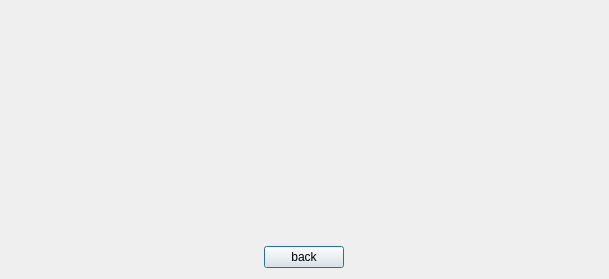
<?xml version="1.0" encoding="UTF-8"?>
<ui version="4.0">
 <class>picture_dialog</class>
 <widget class="QDialog" name="picture_dialog">
  <property name="geometry">
   <rect>
    <x>0</x>
    <y>0</y>
    <width>609</width>
    <height>279</height>
   </rect>
  </property>
  <property name="windowTitle">
   <string>Dialog</string>
  </property>
  <layout class="QVBoxLayout" name="verticalLayout_2">
   <item>
    <layout class="QVBoxLayout" name="verticalLayout">
     <property name="sizeConstraint">
      <enum>QLayout::SetMaximumSize</enum>
     </property>
     <item>
      <layout class="QHBoxLayout" name="horizontalLayout_3">
       <property name="leftMargin">
        <number>10</number>
       </property>
       <property name="topMargin">
        <number>0</number>
       </property>
       <item>
        <widget class="videopane" name="videoplyr_pane" native="true">
         <property name="sizePolicy">
          <sizepolicy hsizetype="Fixed" vsizetype="Preferred">
           <horstretch>0</horstretch>
           <verstretch>0</verstretch>
          </sizepolicy>
         </property>
         <property name="minimumSize">
          <size>
           <width>266</width>
           <height>200</height>
          </size>
         </property>
         <property name="layoutDirection">
          <enum>Qt::LeftToRight</enum>
         </property>
         <property name="autoFillBackground">
          <bool>false</bool>
         </property>
        </widget>
       </item>
      </layout>
     </item>
    </layout>
   </item>
   <item>
    <layout class="QHBoxLayout" name="horizontalLayout">
     <item>
      <widget class="QPushButton" name="back_btn">
       <property name="sizePolicy">
        <sizepolicy hsizetype="Fixed" vsizetype="Fixed">
         <horstretch>0</horstretch>
         <verstretch>0</verstretch>
        </sizepolicy>
       </property>
       <property name="text">
        <string>back</string>
       </property>
      </widget>
     </item>
    </layout>
   </item>
  </layout>
 </widget>
 <customwidgets>
  <customwidget>
   <class>videopane</class>
   <extends>QWidget</extends>
   <header>videopane.h</header>
   <container>1</container>
  </customwidget>
 </customwidgets>
 <resources/>
 <connections/>
</ui>
